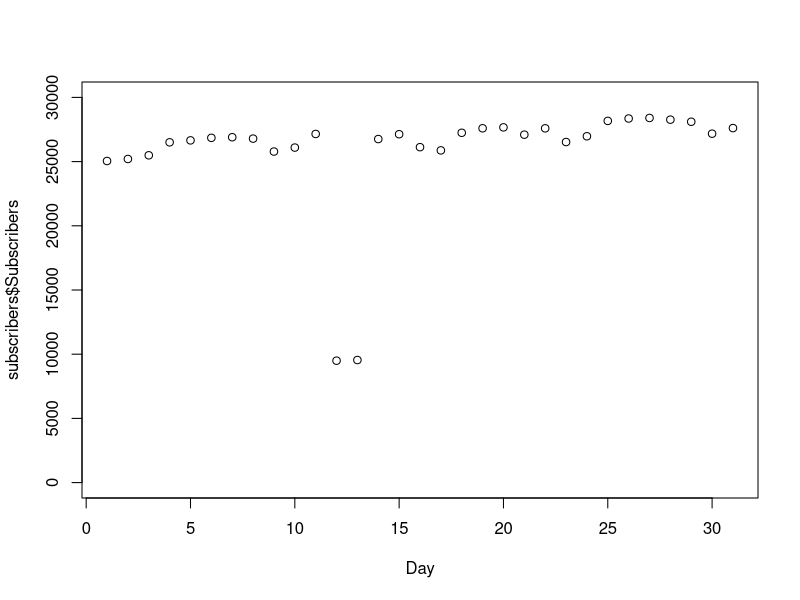
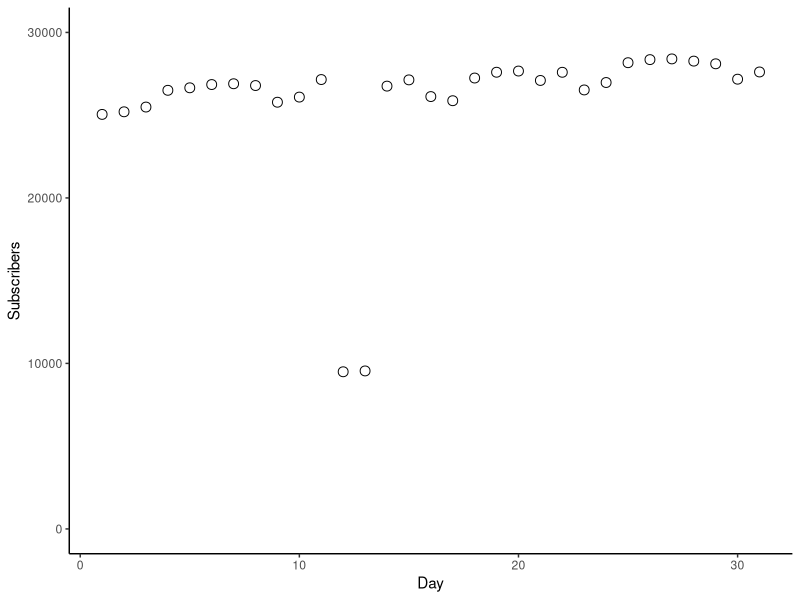
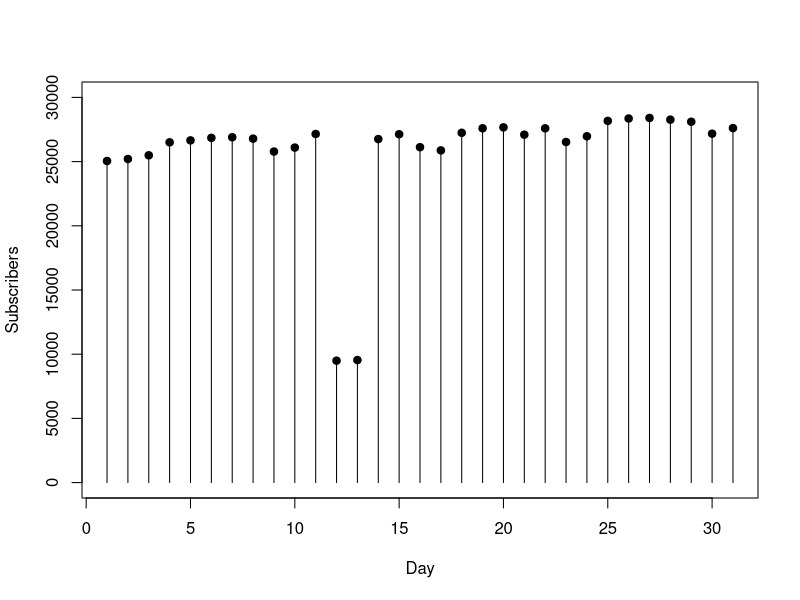
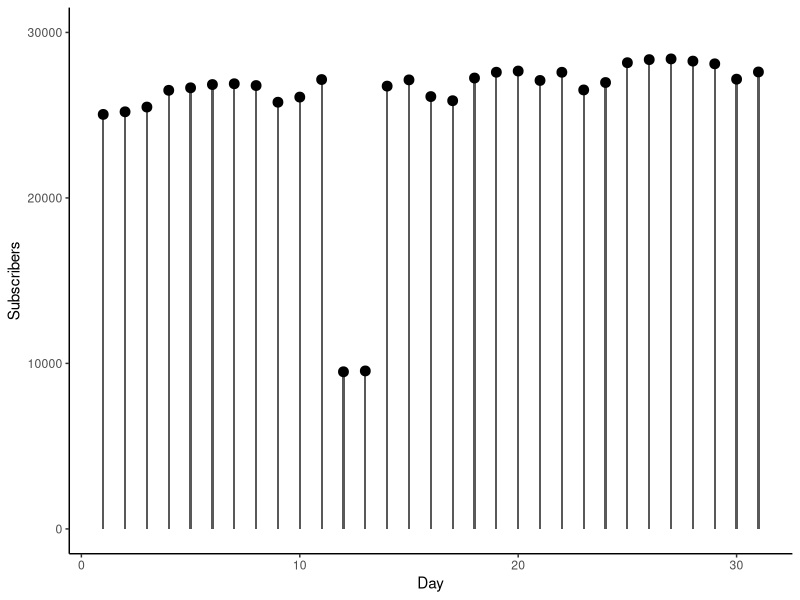

These figures' R source, in order:
library("ggplot2")

setwd("C:/Users/wuf2/Documents/GitHub/note-on-visualize-this/ch04-flowingdata_subscribers")
subscribers <- read.csv("flowingdata_subscribers.csv", sep=",", header=TRUE)

func <- function(is.book, is.point) {

  if (is.point) {
    if (is.book) {
      plot(subscribers$Subscribers, type="p", ylim=c(0, 30000), xlab="Day")
    } else {

      p <- ggplot(subscribers, aes(x=1:length(Subscribers), y=Subscribers))

      # shape #21 is hollow circle
      p <- p + geom_point(size = 3, shape = 21)

      # y limit
      p <- p + ylim(0, 30000)

      # x label
      p <- p + xlab("Day")

      # tune panel and axis color
      p <- p + theme(panel.border = element_blank(),
          panel.grid = element_blank(), panel.background = element_blank(),
          axis.line = element_line(colour="black"))
      p

    }
  } else {
    if (is.book) {
      plot(subscribers$Subscribers, type="h", ylim=c(0, 30000),
        xlab="Day", ylab="Subscribers")
      points(subscribers$Subscribers, pch=19, col="black")
    } else {

      p <- ggplot(subscribers, aes(x=1:length(Subscribers), y=Subscribers))
      p <- p + geom_bar(stat="identity", width=0.1)

      # by default is shape #16 (solid circle)
      p <- p + geom_point(size = 3)

      # y limit
      p <- p + ylim(0, 30000)

      # x label
      p <- p + xlab("Day")

      # tune panel and axis color
      p <- p + theme(panel.border = element_blank(),
          panel.grid = element_blank(), panel.background = element_blank(),
          axis.line = element_line(colour="black"))
      p

    }
  }
}

png("point-book.png", width=400, height=400)
func(is.point = TRUE,  is.book = TRUE)
dev.off()

png("point-mine.png", width=400, height=400)
func(is.point = TRUE,  is.book = FALSE)
dev.off()

png("candlestick-book.png", width=400, height=400)
func(is.point = FALSE, is.book = TRUE)
dev.off()

png("candlestick-mine.png", width=400, height=400)
func(is.point = FALSE, is.book = FALSE)
dev.off()

